Frame 1 (no input): blank canvas, image omitted
Frame 60 (the mouse pressed at the canvas centre just before this capture): blank canvas, image omitted
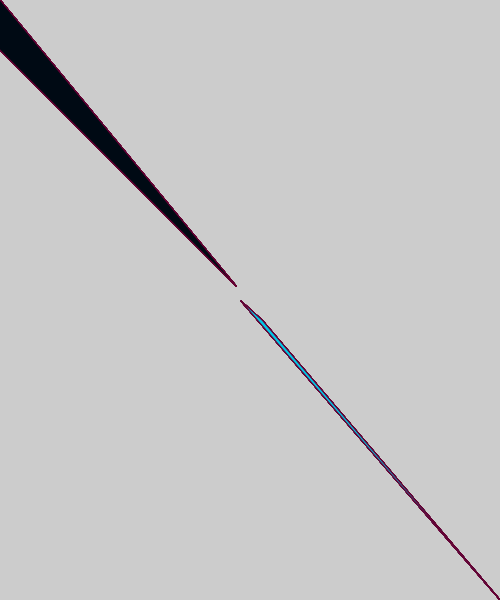
Frame 120 (the mouse held since frame 60 and released just before this capture)

The Processing sketch whose frames 1 and 60 were blank and that drew this single picture after the mouse press (run headless with seeded random() and noise(); from frame 60 on, the mouse is pressed at the canvas centre):

// Processing sketch: processing_36486
// ── processing_36486.pde

                
                //homework 3
//copyright Emily So
float x, y;//variable declarations

void setup()
{
 size(500, 600);
 smooth();
 strokeWeight(1);
 stroke(100, 0, 50);
 fill(255, 0, 0);
 //noCursor();
 //frameRate(5);
}

void draw()
{
  fill(0, 200, 230);
triangle(mouseX + 12, mouseY + 20, mouseX + mouseX, mouseY + mouseY, mouseX - 10, mouseY);
fill(0, 10, 20);
triangle(mouseY - mouseY, mouseX - mouseX, mouseX - mouseY, mouseY - mouseY, mouseX - 14, mouseY - 14);
}



  //println(frameRate);
 
void mouseDragged()
{
  background(0, 20, 20);
  fill(random(255), 200, 200);
ellipse(mouseX + mouseX, mouseY - mouseX, random(500), random(300));
fill(random(50), random(100), random(80));
ellipse(mouseX + mouseX, mouseY - mouseX, 50, 50);
rect(mouseX, mouseY, 20, 20);
fill(random(255), 100, 0);

ellipse(mouseY + mouseX, mouseX, random(400), 14);
fill(random(255), random(255), random(255));
ellipse(mouseY + mouseY, mouseY - mouseX, 12, random(200));
}

void mouseClicked()
{
  background(200, 0, 200);
  line(mouseX, 20, pmouseX, 80);
}
void keyPressed()
{
  fill(255, random(300), random(255));
  ellipse(mouseX + mouseX, mouseX - mouseY, random(300), random(200));
  ellipse(mouseX + mouseX, mouseY - mouseX, random(300), random(250));
  ellipse(mouseX + mouseX, mouseY - mouseX, 50, 50);
}

void keyReleased()
{
  line(mouseX - 30, mouseY - 50, mouseX - 20, 20);
  ellipse(mouseY+mouseX, mouseY - mouseX, random(100), random(100));
}               
